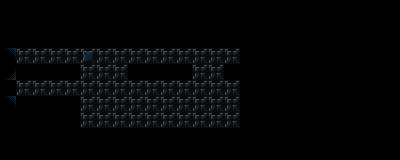

This game map was drawn from its Tiled (.tmx) file and the tilesets committed beside it. A one-line description and the trimmed map source follow:
An orthogonal 25x10 tile map with 16x16 px tiles, 2 tile layers (background, foreground) and 63 objects (52x tile, 3x triggerable, 2x pressure_plate, 2x moveable_tile, finish_tile, ...).

<map version="1.4" tiledversion="1.4.2" orientation="orthogonal" renderorder="right-down" width="25" height="10" tilewidth="16" tileheight="16" infinite="0" nextlayerid="6" nextobjectid="128">
 <properties>
  <property name="next_level" value="./data/levels/tmx/frankie-goes-to-hollywood.tmx" />
  <property name="player_bomb_count" value="1" />
  <property name="player_starting_x" type="int" value="1" />
  <property name="player_starting_y" type="int" value="5" />
 </properties>
 <tileset firstgid="1" name="newtiledsheet" tilewidth="16" tileheight="16" tilecount="171" columns="9">
  <image source="../../newtiledsheet.png" width="144" height="304" />
  <tile id="0">
   <properties>
    <property name="solid" value="1" />
   </properties>
  </tile>
  <tile id="1">
   <properties>
    <property name="solid" value="1" />
   </properties>
  </tile>
  <tile id="2">
   <properties>
    <property name="solid" value="1" />
   </properties>
  </tile>
  <tile id="3">
   <properties>
    <property name="solid" value="1" />
   </properties>
  </tile>
  <tile id="4">
   <properties>
    <property name="solid" value="" />
   </properties>
  </tile>
  <tile id="9">
   <properties>
    <property name="solid" value="1" />
   </properties>
  </tile>
  <tile id="10">
   <properties>
    <property name="solid" value="1" />
   </properties>
  </tile>
  <tile id="11">
   <properties>
    <property name="solid" value="1" />
   </properties>
  </tile>
  <tile id="12">
   <properties>
    <property name="solid" value="1" />
   </properties>
  </tile>
  <tile id="13">
   <properties>
    <property name="solid" value="" />
   </properties>
  </tile>
  <tile id="18">
   <properties>
    <property name="solid" value="" />
   </properties>
  </tile>
  <tile id="19">
   <properties>
    <property name="solid" value="" />
   </properties>
  </tile>
  <tile id="20">
   <properties>
    <property name="solid" value="1" />
   </properties>
  </tile>
  <tile id="27">
   <properties>
    <property name="solid" value="1" />
   </properties>
  </tile>
  <tile id="28">
   <properties>
    <property name="solid" value="1" />
   </properties>
  </tile>
  <tile id="29">
   <properties>
    <property name="solid" value="1" />
   </properties>
  </tile>
  <tile id="30">
   <properties>
    <property name="solid" value="1" />
   </properties>
  </tile>
  <tile id="31">
   <properties>
    <property name="solid" value="" />
   </properties>
  </tile>
  <tile id="32">
   <properties>
    <property name="solid" value="" />
   </properties>
  </tile>
  <tile id="54">
   <properties>
    <property name="solid" value="True" />
   </properties>
  </tile>
  <tile id="58">
   <properties>
    <property name="solid" value="" />
   </properties>
  </tile>
 </tileset>
 <layer id="1" name="background" width="25" height="10">
  <data>[250 cells, 228 non-empty, 7 distinct tile ids]</data>
 </layer>
 <objectgroup id="4" name="objects">
  <object id="35" name="wall" type="tile" gid="10" x="16" y="112" width="16" height="16" />
  <object id="36" name="wall" type="tile" gid="10" x="32" y="112" width="16" height="16" />
  <object id="37" name="wall" type="tile" gid="10" x="48" y="112" width="16" height="16" />
  <object id="38" name="wall" type="tile" gid="10" x="64" y="112" width="16" height="16" />
  <object id="40" name="wall" type="tile" gid="1" x="32" y="48" width="16" height="16" />
  <object id="41" name="wall" type="tile" gid="1" x="16" y="48" width="16" height="16" />
  <object id="42" name="wall" type="tile" gid="1" x="48" y="48" width="16" height="16" />
  <object id="43" name="wall" type="tile" gid="1" x="64" y="48" width="16" height="16" />
  <object id="44" name="wall" type="tile" gid="1" x="64" y="48" width="16" height="16" />
  <object id="45" name="wall" type="tile" gid="1" x="80" y="48" width="16" height="16" />
  <object id="46" name="wall" type="tile" gid="1" x="96" y="48" width="16" height="16" />
  <object id="50" name="wall" type="tile" gid="2" x="112" y="80" width="16" height="16" />
  <object id="52" name="wall" type="tile" gid="10" x="96" y="128" width="16" height="16" />
  <object id="56" name="wall" type="tile" gid="1" x="64" y="80" width="16" height="16" />
  <object id="57" name="wall" type="tile" gid="1" x="48" y="80" width="16" height="16" />
  <object id="58" name="wall" type="tile" gid="1" x="32" y="80" width="16" height="16" />
  <object id="59" name="wall" type="tile" gid="1" x="16" y="80" width="16" height="16" />
  <object id="70" name="finish" type="finish_tile" gid="33" x="128" y="128" width="16" height="16" />
  <object id="71" type="tile" gid="11" x="0" y="96" width="16" height="16" />
  <object id="73" name="pressure-plate" type="pressure_plate" gid="54" x="16" y="64" width="16" height="16">
   <properties>
    <property name="triggers" type="int" value="1" />
   </properties>
  </object>
  <object id="74" name="boulder" type="moveable_tile" gid="45" x="64" y="96" width="16" height="16">
   <properties>
    <property name="moveable" type="bool" value="true" />
    <property name="solid" type="bool" value="true" />
   </properties>
  </object>
  <object id="76" name="wall" type="tile" gid="2" x="112" y="128" width="16" height="16" />
  <object id="78" name="laser" type="triggerable" gid="15" x="128" y="96" width="16" height="16">
   <properties>
    <property name="solid" type="bool" value="true" />
    <property name="triggered_id" type="int" value="1" />
   </properties>
  </object>
  <object id="79" name="switch" type="switch" gid="34" x="224" y="96" width="16" height="16">
   <properties>
    <property name="triggers" type="int" value="2" />
   </properties>
  </object>
  <object id="83" name="wall" type="tile" gid="1" x="112" y="80" width="16" height="16" />
  <object id="84" name="wall" type="tile" gid="1" x="128" y="80" width="16" height="16" />
  <object id="85" name="wall" type="tile" gid="1" x="144" y="80" width="16" height="16" />
  <object id="86" name="wall" type="tile" gid="1" x="144" y="80" width="16" height="16" />
  <object id="87" name="wall" type="tile" gid="1" x="160" y="80" width="16" height="16" />
  <object id="88" name="wall" type="tile" gid="1" x="176" y="80" width="16" height="16" />
  <object id="89" name="wall" type="tile" gid="10" x="112" y="112" width="16" height="16" />
  <object id="90" name="wall" type="tile" gid="10" x="128" y="112" width="16" height="16" />
  <object id="91" name="wall" type="tile" gid="10" x="144" y="112" width="16" height="16" />
  <object id="92" name="wall" type="tile" gid="10" x="160" y="112" width="16" height="16" />
  <object id="94" name="boulder" type="moveable_tile" gid="45" x="192" y="96" width="16" height="16">
   <properties>
    <property name="moveable" type="bool" value="true" />
    <property name="solid" type="bool" value="true" />
   </properties>
  </object>
  <object id="95" name="pressure-plate" type="pressure_plate" gid="54" x="192" y="64" width="16" height="16">
   <properties>
    <property name="triggers" type="int" value="1" />
   </properties>
  </object>
  <object id="96" name="wall" type="tile" gid="1" x="112" y="48" width="16" height="16" />
  <object id="97" name="wall" type="tile" gid="1" x="128" y="48" width="16" height="16" />
  <object id="98" name="wall" type="tile" gid="1" x="144" y="48" width="16" height="16" />
  </objectgroup>
 <layer id="5" name="foreground" width="25" height="10">
  <data>[250 cells, 0 non-empty, 0 distinct tile ids]</data>
 </layer>
</map>
<!-- 24 of 63 objects omitted -->
